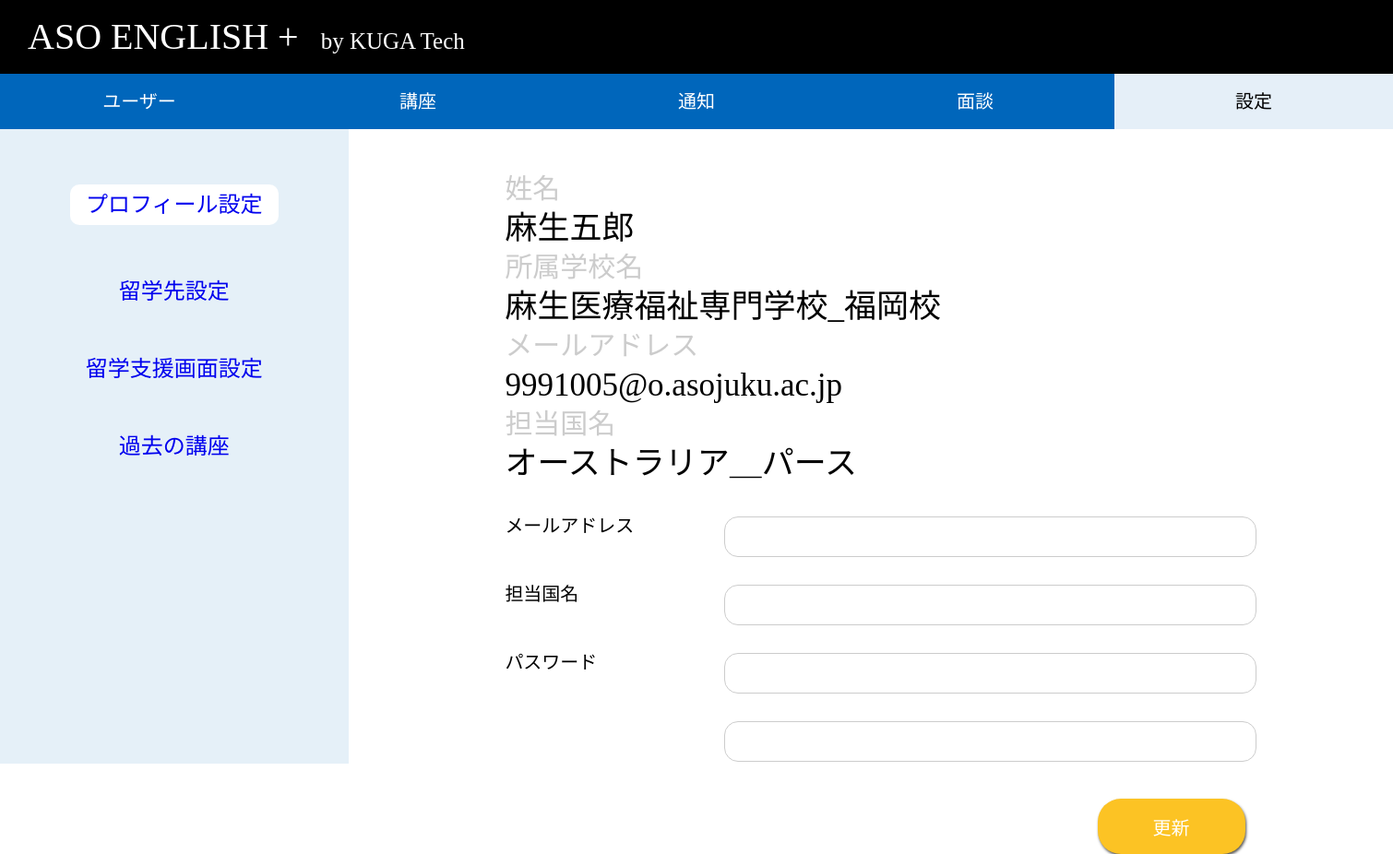
The app's page /300_製造/301_WEB側コード/main/setting_top.php (signed in) with its own data.
### tables this page shows
CREATE TABLE `teacher` (
  `teacher_number` int(11) NOT NULL,
  `school_number` int(11) NOT NULL,
  `name` varchar(50) NOT NULL,
  `email` varchar(50) NOT NULL,
  `password` varchar(260) NOT NULL
);

CREATE TABLE `school` (
  `school_number` int(11) NOT NULL,
  `school_name` varchar(50) NOT NULL
);

CREATE TABLE `country` (
  `country_number` int(11) NOT NULL,
  `country_name` varchar(50) NOT NULL,
  `country_picture` varchar(300) DEFAULT NULL
);

### 300_製造/301_WEB側コード/class/Model/ModelBase.php (called while the page is built, shortened)
<?php
class ModelBase
{
    private static $connInfo;
    public function initDb()
    {
        self::$connInfo = [
            'host'     => 'localhost',
            'dbname'   => 'abroad',
            'dbuser'   => 'root',
            'password' => 'password'
        ];
        $dsn = sprintf(
            'mysql:host=%s;dbname=%s;port=3306;charset=utf8;',
            self::$connInfo['host'],
            self::$connInfo['dbname']
        );
        $this->db = new PDO($dsn,self::$connInfo['dbuser'], self::$connInfo['password']);
    }
}

### 300_製造/301_WEB側コード/class/Controll/setting/OwnProfileLearning.php (called while the page is built)
<?php
require_once ($_SERVER['DOCUMENT_ROOT'].''.DIRECTORY_SEPARATOR.'abroad_web'.DIRECTORY_SEPARATOR.'class'.DIRECTORY_SEPARATOR.'Model'.DIRECTORY_SEPARATOR.'account'.DIRECTORY_SEPARATOR.'operation'.DIRECTORY_SEPARATOR.'ListRefineDB.php');
class OwnProfileLearning
{
    public function getProfile(){
        $sql = '
            SELECT
                name,school_name,email,country_name
            FROM
                %s
            INNER JOIN school ON teacher.school_number = school.school_number
            INNER JOIN teacher_responsible_country ON teacher.teacher_number = teacher_responsible_country.teacher_number
            INNER JOIN country ON teacher_responsible_country.country_number = country.country_number
            WHERE %s = %s;';
        $db = new ListRefineDB('teacher');
        $ans = $db->refineList($sql,'teacher.teacher_number',$_SESSION['user_id']);
        return $ans;
    }
}

### 300_製造/301_WEB側コード/class/Model/account/operation/ListDB.php (called while the page is built, shortened)
<?php
require_once ($_SERVER['DOCUMENT_ROOT'].''.DIRECTORY_SEPARATOR.'abroad_web'.DIRECTORY_SEPARATOR.'class'.DIRECTORY_SEPARATOR.'Model'.DIRECTORY_SEPARATOR.'ModelBase.php');
class ListDB extends ModelBase
{
    public function __construct($e)
    {
        $this->name = $e;
    }
}

### 300_製造/301_WEB側コード/class/Model/account/operation/ListRefineDB.php (called while the page is built)
<?php
require_once($_SERVER['DOCUMENT_ROOT'].''.DIRECTORY_SEPARATOR.'abroad_web'.DIRECTORY_SEPARATOR.'class'.DIRECTORY_SEPARATOR.'Model'.DIRECTORY_SEPARATOR.'account'.DIRECTORY_SEPARATOR.'operation'.DIRECTORY_SEPARATOR.'ListDB.php');
class ListRefineDB extends ListDB
{
    public function refineList($sql,$attribute, $content)
    {
        try{
            $sql = sprintf($sql, $this->name,$attribute,$content);
            $stmt = $this->db->query($sql);
            $rows = $stmt->fetchAll();
            return $rows;
        }catch (PDOException $e){
            echo $e->getMessage();
        }
    }
}

### 300_製造/301_WEB側コード/main/setting_top.php (the view, shortened to what this page needs)
<?php
require_once('../class/Controll/setting/OwnProfileLearning.php');
$db = new OwnProfileLearning();
$lst = $db->getProfile();
?>
<!DOCTYPE html>
<html lang="ja">
<head>
    <link rel="stylesheet" href="../css/reset.css">
    <link rel="stylesheet" href="../css/header.css">
    <link rel="stylesheet" href="../css/setting_list.css">
    <link rel="stylesheet" href="../css/setting.css">
</head>
<body>
<?php include('../sharedfile/header.php') ?>
<?php include('../sharedfile/setting_list.php') ?>
<div class="top-right">
    <div class="top-right1">
        <div class="setting-display">
            <?php
            foreach ($lst as $key => $value) {
                echo "
                        <dl>
                            <dt>姓名</dt>
                            <dd>$value[0]</dd>
                            <dt>所属学校名</dt>
                            <dd>$value[1]</dd>
                            <dt>メールアドレス</dt>
                            <dd>$value[2]</dd>
                            <dt>担当国名</dt>
                            <dd>$value[3]</dd>
                        </dl>";
            }
            ?>
        </div>
        <form action="../class/Executionfile/ProfileVerification.php" method="post">
            <div class="setting-input">
                <dl>
                    <dt>メールアドレス</dt>
                    <dd><input type="email" id="mail1" name="mail1"></dd>
                    <dt>担当国名</dt>
                    <dd><input type="text" id="text1" name="text1"></dd>
                    <dt>パスワード</dt>
                    <dd>
                        <input type="password" id="pass1" name="pass1">
                        <input type="password" id="pass2" name="pass2">
                    </dd>
                </dl>
            </div>
            <button type="submit" id="form_button">更新</button>
        </form>
    </div>
</div>
</body>
</html>

### 300_製造/301_WEB側コード/css/setting_list.css (style rules this page uses)
html { height: 100%; }
body { height: 100%; }

### 300_製造/301_WEB側コード/css/setting.css (style rules this page uses)
html { min-width: 1500px; height:100%; }
body { width: 100%; }
.top-right { float: left; width: 75%; }
.top-right1 { width: 70%; margin-left: auto; margin-right: auto; }
.setting-display { margin-top: 50px; }
.setting-display dt { color: #cccccc; font-size: 30px; margin-top: 10px; }
.setting-display dd { font-size: 35px; margin-top: 10px; }
.setting-input { margin-top: 40px; }
.setting-input dl { width: 100%; }
.setting-input dt { width: 30%; float: left; clear: left; font-size: 20px; }
.setting-input dd { width: 70%; float: left; }
.setting-input input { margin:0 0 30px; border-radius:15px; padding:10px; border:solid 1px #ccc; font-size: 1.2em; }
.setting-input input:nth-child(1) { float: left; width: 100%; }
.setting-input input:nth-child(2) { width: 100%; clear: left; }
button { float: none; position: relative; left: 81%; top: 10px; background: #FCC324; color: white; width: 8em; height: 3em; border-radius: 25px; font-size: 20px; border: none; box-shadow: 1px 2px 3px #555555; }

### records on screen
teacher: name "麻生五郎", school_number.school_name "麻生医療福祉専門学校_福岡校", email "9991005@o.asojuku.ac.jp", country.country_name "オーストラリア＿パース"
